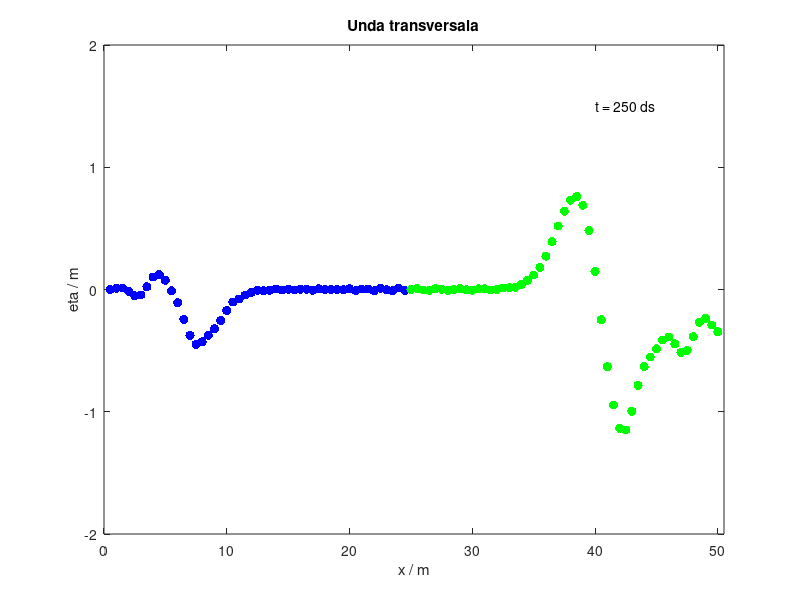

Write MATLAB code to recreate this figure.
%Novetschi Vlad 312CA

%realizand numeroase experimente am observat ca viteza de propagare a pulsului
%creste direct proportional cu constantele elastice are resorturilor si
%invers proportional cu masa oscilatorilor.

% Mediu elastic 1D
clear; close all; clc;
% Selectori:
TR=0; % dinamica in timp real - 1 / dinamica cu timp controlat - 0
TIP=0; % unda longitudinala - 1 / unda transversala - 0
% Parametrii fizici ai sistemului:
P=100; % numarul de corpuri
k1 = 35;
k2 = 15;
m1 = 1.5;
m2 = 0.5;
m=ones(1,P); % kg; masele corpurilor
m(1:P/2)=m1;
m(P/2:P)=m2;
k=ones(1,P+1); % N/m; constantele elastice ale resorturilor
k(1:P/2)=k1;
k(P/2:P)=k2;
a=0.5; % m; lungimile resorturilor nedeformate
Tmax=2*pi*sqrt(mean(m)/mean(k)); % timp caracteristic sistemului
ti=0; tf=20*Tmax; N=2000; t=linspace(ti,tf,N); dt=t(2)-t(1); % timp discret
eta=zeros(N,P); % prealocare deplasari (N momente de timp; P pozitii)
% Deplasari initiale si valori de start:
eta0=zeros(1,P); % m; mediu neperturbat initial
eta(1,:)=eta0; eta(2,:)=eta0; % pasul 1 si pasul 2 temporale
% Conditii la capete (frontiera):
A=2*a; % amplitudinea perturbatiei
OM=pi/2; % pulsatia perturbatiei
etas=zeros(1,N); etad=zeros(1,N); % functii de timp (capat dreapta fixat)
etas=A*sin(OM*t);
for i=2:N-1
  if (etas(i)<0)
    break;
  endif
end
etas(i-1:N)=0;
for i=2:N-1 % ciclul temporal
    for j=2:P-1 % ciclul spatial
    % Recurenta de ordinul II (vezi Curs 4):
    eta(i+1,j)=2*eta(i,j)-eta(i-1,j)+...
        dt^2/m(j)*(k(j)*(eta(i,j-1)-eta(i,j))+k(j+1)*(eta(i,j+1)-eta(i,j)));
    end % ciclul spatial
    % Relatie particulara la j=1 (primul oscilator)
    eta(i+1,1)=2*eta(i,1)-eta(i-1,1)+...
        dt^2/m(1)*(k(1)*(etas(i)-eta(i,1))+k(2)*(eta(i,2)-eta(i,1)));
    % Relatie particulara la j=P (ultimul oscilator)
    eta(i+1,P)=2*eta(i,P)-eta(i-1,P)+...
        dt^2/m(P)*(k(P)*(eta(i,P-1)-eta(i,P))+k(P+1)*(etad(i)-eta(i,P)));
end % ciclul temporal
x=a:a:P*a; % coordonatele de echilibru ale corpurilor
figure(1); % Simularea dinamica a undelor
set(1,'Position',[50,100,1200,300]); % redimensionare fereastra
tic; simt=0; % porneste cronometrul si initializeaza timpul simularii
while simt<=tf % ciclul grafic
    hold off; % sterge plot precedent
    index=abs(t-simt)==min(abs(t-simt)); % cauta cel mai apropiat t de simt
    if TIP==1
      plot((x(1:P/2)+eta(index,1:P/2)')*[1,1],[-A,A],'-b','MarkerSize',20); hold on;
      plot((x(P/2:P)+eta(index,P/2:P)')*[1,1],[-A,A],'-g','MarkerSize',20); hold on;
      title('Unda longitudinala');
    else
      plot(x(1:P/2),eta(index,(1:P/2)),'.b','MarkerSize',20); hold on;
      plot(x(P/2:P),eta(index,(P/2:P)),'.g','MarkerSize',20); hold on;
      ylabel('eta / m');
      title('Unda transversala');
    end;
    xlabel('x / m');
    axis([x(1)-a x(P)+a,-2*A,2*A]);
    if TR==1 % 1 - in timp real
        simt=toc; % actualizeaza timpul simularii cu ceasul sistemului
        text(0.8*x(P),1.5*A,['t = ',num2str(round(t(index))),' s']);
    else
        simt=simt+5e-1; % incrementeaza timpul simularii
        text(0.8*x(P),1.5*A,['t = ',num2str(round(t(index)*10)),' ds']);
    end
    pause(1e-6)
end

    
    




